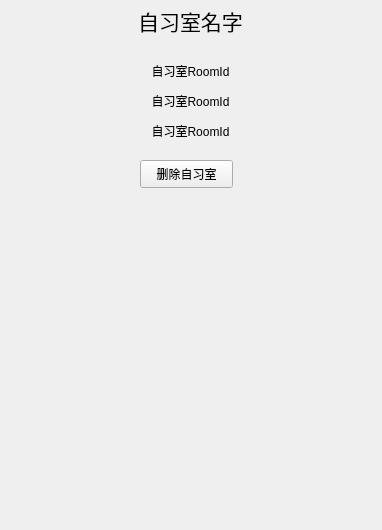
<?xml version="1.0" encoding="UTF-8"?>
<ui version="4.0">
 <class>StudyRoomPage</class>
 <widget class="QWidget" name="StudyRoomPage">
  <property name="geometry">
   <rect>
    <x>0</x>
    <y>0</y>
    <width>382</width>
    <height>530</height>
   </rect>
  </property>
  <property name="windowTitle">
   <string>Form</string>
  </property>
  <widget class="QLabel" name="roomName">
   <property name="geometry">
    <rect>
     <x>0</x>
     <y>0</y>
     <width>381</width>
     <height>41</height>
    </rect>
   </property>
   <property name="font">
    <font>
     <family>微软雅黑</family>
     <pointsize>16</pointsize>
    </font>
   </property>
   <property name="text">
    <string>自习室名字</string>
   </property>
   <property name="textFormat">
    <enum>Qt::AutoText</enum>
   </property>
   <property name="alignment">
    <set>Qt::AlignCenter</set>
   </property>
  </widget>
  <widget class="QLabel" name="roomId">
   <property name="geometry">
    <rect>
     <x>0</x>
     <y>50</y>
     <width>381</width>
     <height>41</height>
    </rect>
   </property>
   <property name="text">
    <string>自习室RoomId</string>
   </property>
   <property name="textFormat">
    <enum>Qt::AutoText</enum>
   </property>
   <property name="alignment">
    <set>Qt::AlignCenter</set>
   </property>
  </widget>
  <widget class="QPushButton" name="deleteBtn">
   <property name="geometry">
    <rect>
     <x>140</x>
     <y>160</y>
     <width>93</width>
     <height>28</height>
    </rect>
   </property>
   <property name="text">
    <string>删除自习室</string>
   </property>
  </widget>
  <widget class="QLabel" name="memberNumber">
   <property name="geometry">
    <rect>
     <x>0</x>
     <y>80</y>
     <width>381</width>
     <height>41</height>
    </rect>
   </property>
   <property name="text">
    <string>自习室RoomId</string>
   </property>
   <property name="textFormat">
    <enum>Qt::AutoText</enum>
   </property>
   <property name="alignment">
    <set>Qt::AlignCenter</set>
   </property>
  </widget>
  <widget class="QLabel" name="introduction">
   <property name="geometry">
    <rect>
     <x>0</x>
     <y>110</y>
     <width>381</width>
     <height>41</height>
    </rect>
   </property>
   <property name="text">
    <string>自习室RoomId</string>
   </property>
   <property name="textFormat">
    <enum>Qt::AutoText</enum>
   </property>
   <property name="alignment">
    <set>Qt::AlignCenter</set>
   </property>
  </widget>
 </widget>
 <resources/>
 <connections/>
</ui>
